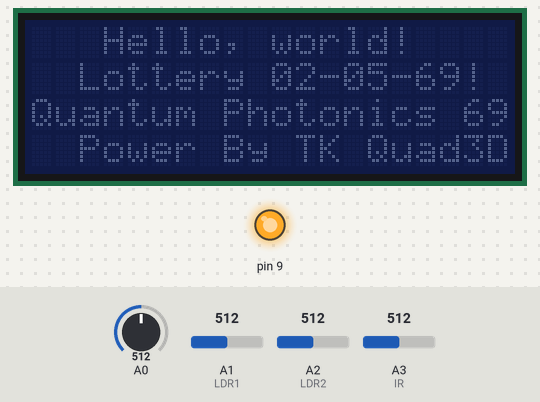
Simulated run of this sketch. Board: Arduino Uno, built with avr-gcc and run on an emulated ATmega328P. Shown: 20×4 character LCD, output pins drawn as LEDs (lit = HIGH). The test bench sets the inputs (shaded band); at power-on: A2 (LDR2) = 512, A0 = 512, A1 (LDR1) = 512, A3 (IR) = 512. What the sketch prints to the serial monitor is not drawn.

Above: at 1.9 s.
2.0 s: A2 (LDR2) set to 30
At 3.2 s:
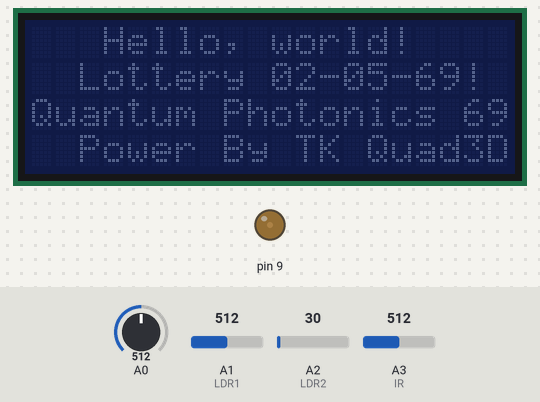
3.5 s: A2 (LDR2) set to 306
At 43.8 s:
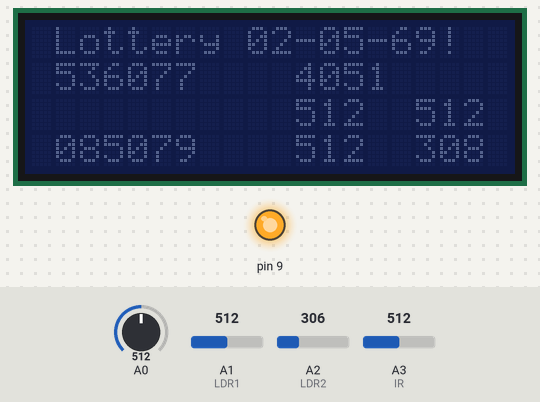
Timing chart, 0 to 44.8 s (numbered marks = the images above; inputs shaded):
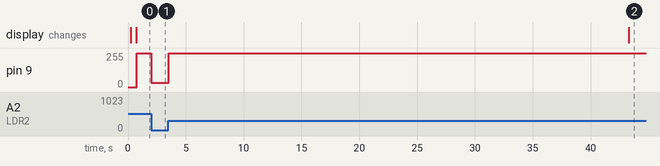

The sketch:

QuantumPhotonicsLotteryV2.ino
```cpp
/*
 Arduino Quantum Photonics Quantum Random Number Generators (QRNGs)
 Arduino 1.6.9

QuantumPhotonicsLotteryV2 = 5 พค 2569 . LCD 20x4 , Sum % time
QuantumPhotonicsVoltageV1 = 4 พค 2569
1-GY-8511 UV Sensor Ultraviolet Module 5.5V
2-ตรวจจับเปลวไฟ KY-026 (IR Flame Sensor) แรงดัน  3.3V ~ 5.5V
 lnfrared IR Flame Detector Sensor
3-Infrared Module K63 LM393 Reflection Photoelectric Sensor (ระยะ 2 ~ 30cm)
4-ความเข้มแสง LDR Photoresistor Sensor Module  3.3 V to 5 V
5- LDR Photoresistor Sensor Module  3.3 V to 5 V
6- GUVA-S12SD analog UV sensor 3.3-5VDC
-LCD2004A LCD (BLUE Screen) 20x4 LCD 5.5V

TK Quad3D
  http://quad3d-tin.lnwshop.com/
*/
#include <LiquidCrystal_I2C.h>
LiquidCrystal_I2C lcd(0x27,20,4);  // set the LCD address to 0x27 for a 16 chars and 2 line display

long x = 536077;
long Lottery[] = {536077, 66595, 85702, 564187, 725574, 758996, 61816, 69472,
116564, 134320, 184357, 213562, 442701, 511289, 568042, 981256, 41714, 56252,
60867, 81719, 100880, 102006, 109037, 121308, 181813, 200417, 201300, 255960};
long times = 2052569;
long timeprint = 4050;//4051 = 3s , = 42s
//////////////////////////////
long i = 0;
int j = 0;
int prin = 0;
//////////////////////////////
int a1 = 0;
int b2 = 0;
int c3 = 0;
int d4 = 0;
int e5 = 0;
int f6 = 0;
  int sensorValue = 0;//UV
  int sensorValue1 = 0;//LDR1 V Vertical
  int sensorValue2 = 0;//LDR2 H Horizontal แนวนอน
  int sensorValue3 = 0;// IR
  int sensorValue4 = 0;// SDA
  int sensorValue5 = 0;// DCL
int GLO = 0;
int Sum = 0;
/////////////////////////////////////////////////////////////////
void setup() {
  // initialize serial communication at 9600 bits per second:
  Serial.begin(115200);
  Serial.print("Lottery");
  Serial.print(x);
  Serial.println("GLOLottery02-05-69V1");
  delay(100);
  lcd.init(); ////////////// initialize the lcd ///////////////
  // Print a message to the LCD.
  lcd.backlight();
  lcd.setBacklight(HIGH);
  //lcd.setBacklight(LOW);
  lcd.setCursor(3,0);
  lcd.print("Hello, world!");
  lcd.setCursor(2,1);
  lcd.print("Lottery 02-05-69!");
  lcd.setCursor(0,2);
  lcd.print("Quantum Photonics 69");
  lcd.setCursor(2,3);
  lcd.print("Power By TK Quad3D");
  delay(500);
  lcd.setBacklight(LOW);
}
/////////////////////////////////////////////////////////////////
void loop() {
  i++;
  j++;
  // read the input on analog pin 0://///////////////////////////
  sensorValue = analogRead(A0);//UV
  sensorValue1 = analogRead(A1);//LDR1 V Vertical
  sensorValue2 = analogRead(A2) + 2;//LDR2 H Horizontal แนวนอน
  sensorValue3 = analogRead(A3);// IR
  delay(10);
  //int sensorValue4 = analogRead(A4);
  //int sensorValue5 = analogRead(A5);
  // Convert the analog reading (which goes from 0 - 1023) to a voltage (0 - 5V):
  //float voltage = sensorValue * (5000.0 / 1023.0);
  Sum = sensorValue + sensorValue1 + sensorValue2 + sensorValue3;
  GLO = sensorValue % sensorValue1 % sensorValue2 % sensorValue3;
  ///////////////////////////////////////////////////////////////
  analogWrite(9, sensorValue2);
  ///////////////////////////////////////////////////////////////
  // print out the value you read: ///times // timeprint
  if(j > timeprint){
  a1 = (GLO + Sum + times + Lottery[prin]) % 10;
  b2 = (GLO + Sum + times + Lottery[prin+1]) % 10;
  c3 = (GLO + Sum + times + Lottery[prin+2]) % 10;
  d4 = (GLO + Sum + times + Lottery[prin+3]) % 10;
  e5 = (GLO + Sum + times + Lottery[prin+4]) % 10;
  f6 = (GLO + Sum + times + Lottery[prin+5]) % 10;
    j = 0;
  //lcd.setBacklight(HIGH);
  lcd.setBacklight(LOW);
  Serial.print(i);Serial.print("\t");
  //Serial.print("Lotterty02-05-69");Serial.print("\t");
  Serial.print(sensorValue);Serial.print("\t");
  Serial.print(sensorValue1);Serial.print("\t");
  Serial.print(sensorValue2);Serial.print("\t");
  Serial.print(sensorValue3);Serial.print("\t");
  Serial.print(Sum);Serial.print("\t");
  Serial.print(GLO);Serial.print("\t");
  Serial.print(a1);
  Serial.print(b2);
  Serial.print(c3);
  Serial.print(d4);
  Serial.print(e5);
  Serial.print(f6);Serial.print("\t");
  Serial.print(Lottery[prin]);Serial.println("\t");
///////////////////////////////////////////////////////////////////
  lcd.clear();
  lcd.setCursor(1,0);
  lcd.print("Lottery 02-05-69!");
  lcd.setCursor(1,1);
  lcd.print(Lottery[prin]);
  lcd.setCursor(11,1);
  lcd.print(i);
  lcd.setCursor(11,2);
  lcd.print(sensorValue);
  lcd.setCursor(16,2);
  lcd.print(sensorValue3);
  lcd.setCursor(11,3);
  lcd.print(sensorValue1);
  lcd.setCursor(16,3);
  lcd.print(sensorValue2);
  lcd.setCursor(1,3);
  lcd.print(a1);
  lcd.setCursor(2,3);
  lcd.print(b2);
  lcd.setCursor(3,3);
  lcd.print(c3);
  lcd.setCursor(4,3);
  lcd.print(d4);
  lcd.setCursor(5,3);
  lcd.print(e5);
  lcd.setCursor(6,3);
  lcd.print(f6);
  //lcd.setBacklight(LOW);
  prin++;
  }
  if(prin > 28)
  {
    prin = 0;
    //lcd.setBacklight(LOW);
    lcd.setBacklight(HIGH);
  }
//////Serial.println(voltage);/////////////////////////////////////
  //delay(100);
}
```

Measured:
- after the input at 2.0 s, pin 9: 255/255 → 32/255 at once
- after the input at 3.5 s, pin 9: 32/255 → 255/255 at once; the display: changes after 39.8 s (image 2)
